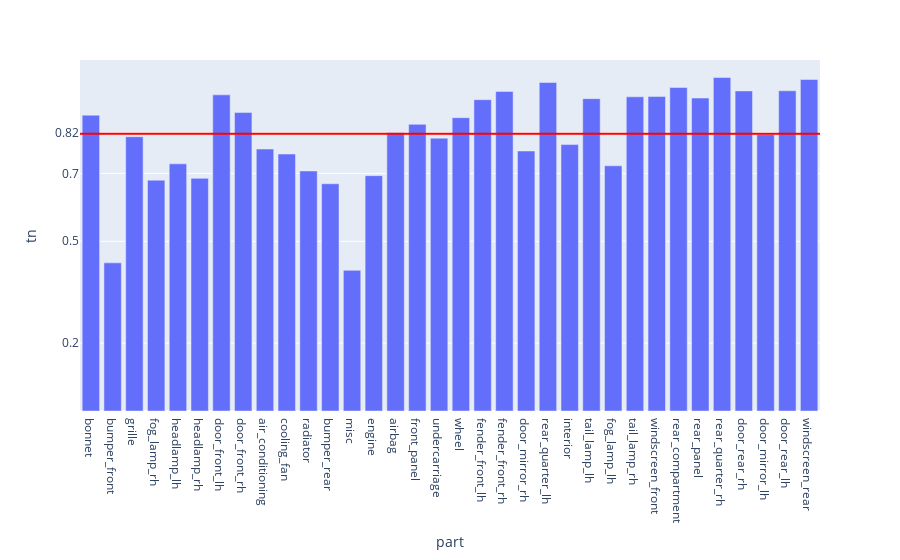

Notebook code for this chart:
### Code cell
fig = px.bar(evalMetrics, x = 'part', y = 'tn')

fig.add_hline(y=avgTn, line_width=2, line_color="red")

fig.update_layout(
    yaxis = dict(
        tickmode = 'array',
        tickvals = [np.format_float_positional(avgTn, 2), 0.2, 0.5, 0.7],
    )
)
fig

### Figure 1 — Plotly figure (JSON) as saved in the notebook; plotly's stock layout.template omitted (floating-point values rounded to 4 significant figures)
{"data": [{"alignmentgroup": "True", "hovertemplate": "part=%{x}<br>tn=%{y}<extra></extra>", "legendgroup": "", "marker": {"color": "#636efa", "pattern": {"shape": ""}}, "name": "", "offsetgroup": "", "orientation": "v", "showlegend": false, "textposition": "auto", "type": "bar", "x": ["bonnet", "bumper_front", "grille", "fog_lamp_rh", "headlamp_lh", "headlamp_rh", "door_front_lh", "door_front_rh", "air_conditioning", "cooling_fan", "radiator", "bumper_rear", "misc", "engine", "airbag", "front_panel", "undercarriage", "wheel", "fender_front_lh", "fender_front_rh", "door_mirror_rh", "rear_quarter_lh", "interior", "tail_lamp_lh", "fog_lamp_lh", "tail_lamp_rh", "windscreen_front", "rear_compartment", "rear_panel", "rear_quarter_rh", "door_rear_rh", "door_mirror_lh", "door_rear_lh", "windscreen_rear"], "xaxis": "x", "y": [0.8716, 0.4364, 0.8081, 0.68, 0.7281, 0.6855, 0.9314, 0.8792, 0.7718, 0.757, 0.7071, 0.6695, 0.4144, 0.6933, 0.8197, 0.8444, 0.8037, 0.8641, 0.9172, 0.9416, 0.766, 0.9678, 0.7848, 0.9202, 0.7224, 0.9257, 0.9265, 0.9532, 0.9221, 0.9824, 0.943, 0.8143, 0.9434, 0.9766], "yaxis": "y"}], "layout": {"barmode": "relative", "legend": {"tracegroupgap": 0}, "margin": {"t": 60}, "shapes": [{"line": {"color": "red", "width": 2}, "type": "line", "x0": 0, "x1": 1, "xref": "x domain", "y0": 0.8168, "y1": 0.8168, "yref": "y"}], "xaxis": {"anchor": "y", "domain": [0, 1], "title": {"text": "part"}}, "yaxis": {"anchor": "x", "domain": [0, 1], "tickmode": "array", "tickvals": ["0.82", 0.2, 0.5, 0.7], "title": {"text": "tn"}}}}
